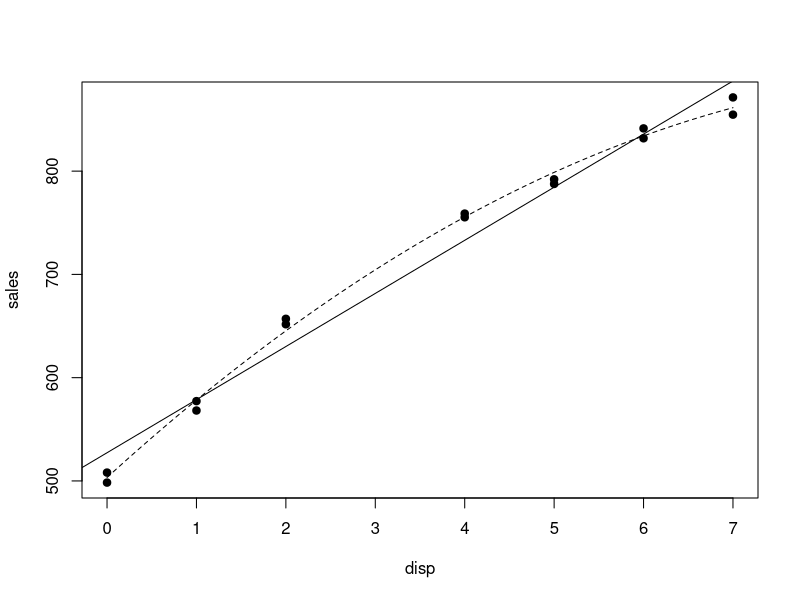

The R script that drew this image:
sales = c(508.1, 498.4, 568.2, 577.3, 651.7, 657.0, 755.3, 758.9, 787.6, 792.1, 841.4, 831.8,
          854.7, 871.4)
disp = c(0, 0, 1, 1, 2, 2, 4, 4, 5, 5, 6, 6, 7, 7)

length(sales)
length(disp)

plot(disp, sales, pch=19)

fit = lm(sales~disp)
abline(fit)

fit.two = lm(sales~disp+I(disp^2))

x = seq(0, 7, 0.1)
koef = lm(sales~disp + I(disp^2))$coef  #$coef = extract model coefficients
koef

lines(x,koef[1]+koef[2]*x+koef[3]*x^2, lty=2)

#The second order polynomial fit is the regression line which fits the data best, and is thus to be preferred